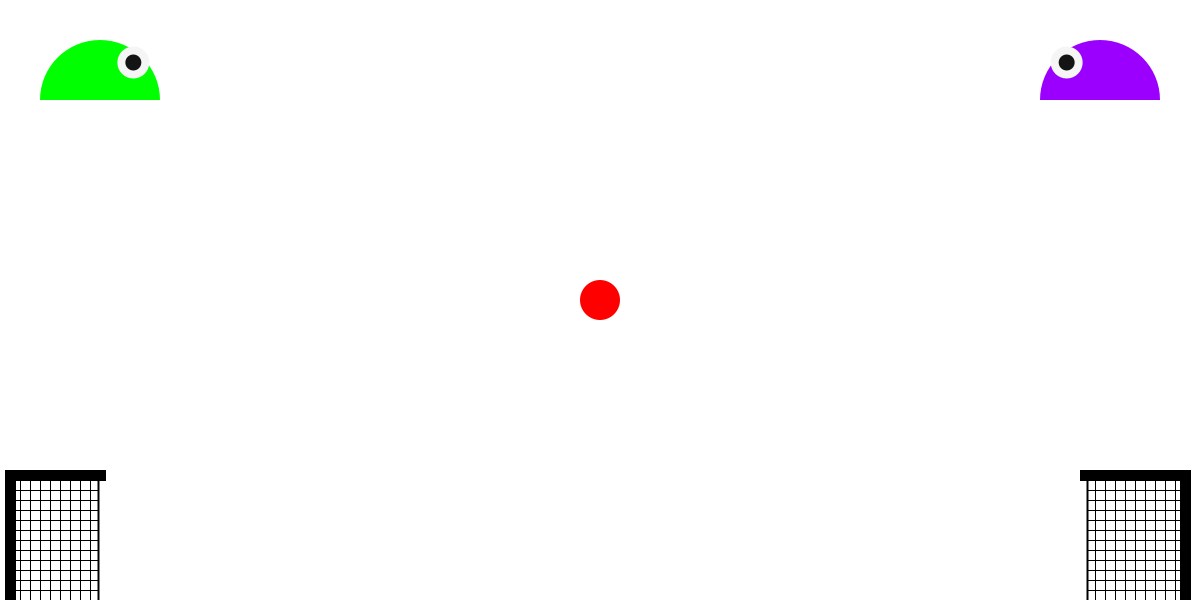
Frame 1 (no input)
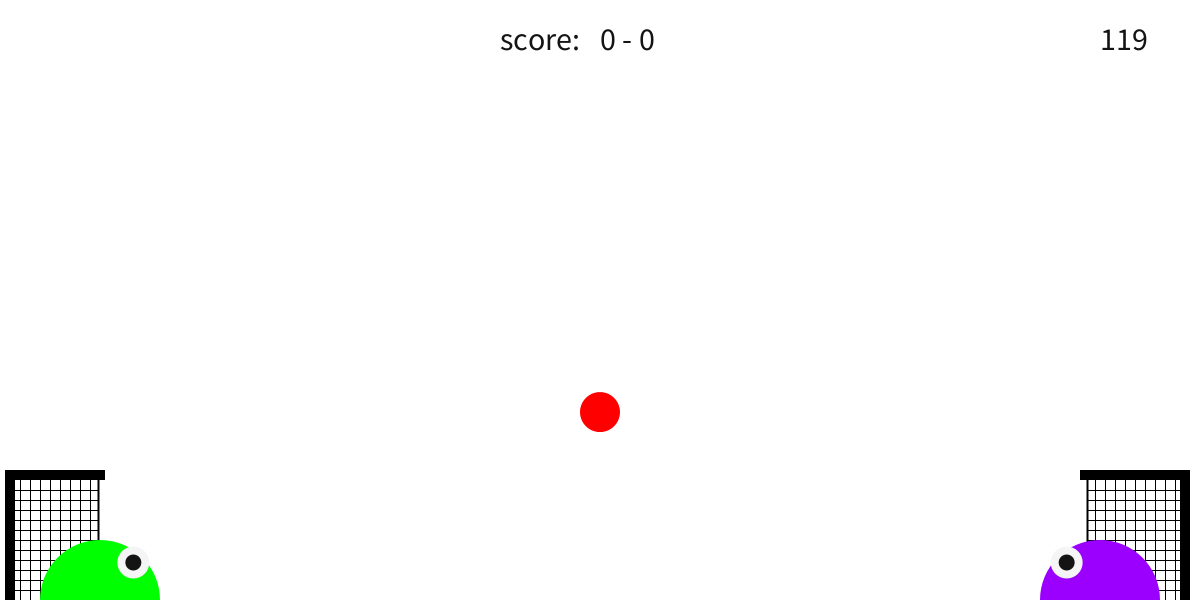
Frame 60 (the mouse pressed at the canvas centre just before this capture)
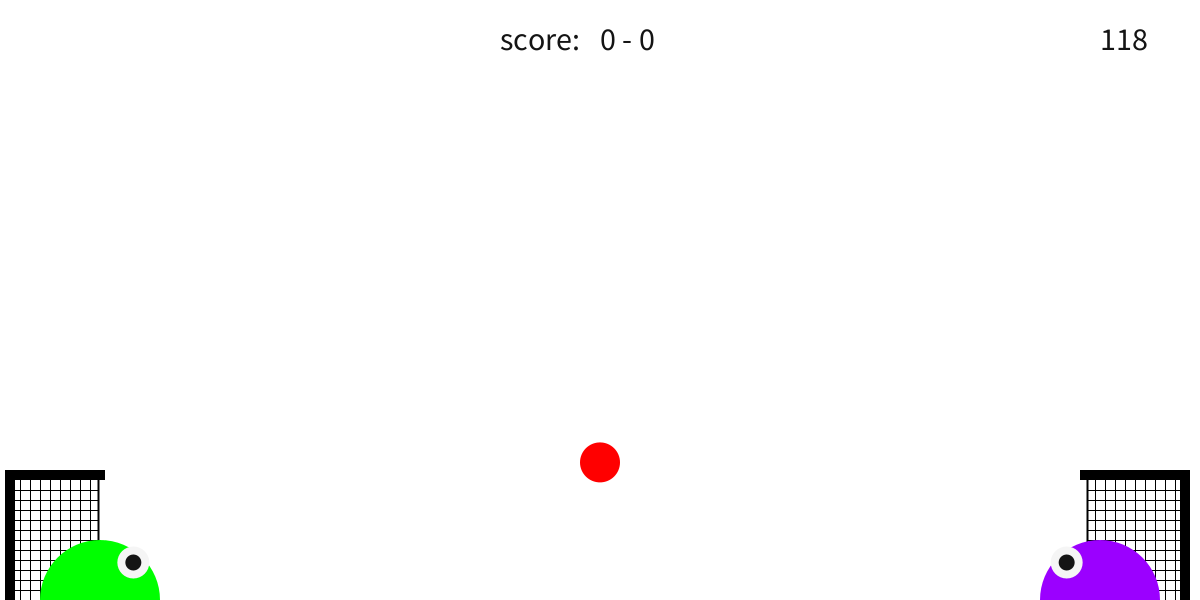
Frame 120 (the mouse held since frame 60 and released just before this capture)

The Processing sketch that drew these frames (run headless with seeded random() and noise(); from frame 60 on, the mouse is pressed at the canvas centre):

// Processing sketch: slime_soccer
// ── slime_soccer.pde
float g = 0.44;
int score1, score2;
ball b;
slime s;
slime2 s2;
int time;
int framerate;
boolean exit;

void setup() {
  size(1200, 600);
  b = new ball();
  s = new slime();
  s2 = new slime2();
  score1 = 0;
  score2 = 0;
  time = 120;
  framerate = 60;
  exit = false;
}

void draw() {
  background(255);
  frameRate(framerate);

  //pointtæller
  textSize(32);
  textMode(CENTER);
  text("score:", 500, 50);
  text(score1 + " - " + score2, 600, 50);

  //tid-tæller
  text(time, 1100, 50);
  if (time >= 1) {
    if (frameCount % 60 == 59) {
      time = time - 1;
    }
  }

  //stolper - v
  fill(0);
  rect(5, 470, 10, 130);
  rect(5, 470, 100, 10);

  //stolper - h
  rect(1180, 470, 10, 130);
  rect(1080, 470, 100, 10);

  //vertikale linjer - v
  stroke(0);
  strokeWeight(2);
  line(98, 475, 98, 600);
  strokeWeight(1);
  line(20, 475, 20, 600);
  line(30, 475, 30, 600);
  line(40, 475, 40, 600);
  line(50, 475, 50, 600);
  line(60, 475, 60, 600);
  line(70, 475, 70, 600);
  line(80, 475, 80, 600);
  line(90, 475, 90, 600);

  //vertikale linjer - h
  strokeWeight(2);
  line(1087, 475, 1087, 600);
  strokeWeight(1);
  line(1175, 475, 1175, 600);
  line(1165, 475, 1165, 600);
  line(1155, 475, 1155, 600);
  line(1145, 475, 1145, 600);
  line(1135, 475, 1135, 600);
  line(1125, 475, 1125, 600);
  line(1115, 475, 1115, 600);
  line(1105, 475, 1105, 600);
  line(1095, 475, 1095, 600);

  //horisontale linjer - v
  line(10, 490, 98, 490);
  line(10, 500, 98, 500);
  line(10, 510, 98, 510);
  line(10, 520, 98, 520);
  line(10, 530, 98, 530);
  line(10, 540, 98, 540);
  line(10, 550, 98, 550);
  line(10, 560, 98, 560);
  line(10, 570, 98, 570);
  line(10, 580, 98, 580);
  line(10, 590, 98, 590);

  //horisontale linjer - h
  line(1087, 490, 1187, 490);
  line(1087, 500, 1187, 500);
  line(1087, 510, 1187, 510);
  line(1087, 520, 1187, 520);
  line(1087, 530, 1187, 530);
  line(1087, 540, 1187, 540);
  line(1087, 550, 1187, 550);
  line(1087, 560, 1187, 560);
  line(1087, 570, 1187, 570);
  line(1087, 580, 1187, 580);
  line(1087, 590, 1187, 590);

  //plusser én til scoren hver gang bolden rammer venstre mål
  if (b.x.x < 98) {
    if (b.x.y > 480) {
      score2 = score2 + 1;
    }
  }

  //plusser én til scoren hver gang bolden rammer højre mål
  if (b.x.x > 1087) {
    if (b.x.y > 480) {
      score1 = score1 + 1;
    }
  }

  //teleporterer bolden til midten af banen hver gang der scores i venstre mål
  if (b.x.x < 98) {
    if (b.x.y > 480) {
      b.x.x = 600;
      b.x.y = 300;
      b.v.x = 0;
      b.v.y = 0;
    }
  } 

  //teleporterer bolden til midten af banen hver gang der scores
  if (b.x.x > 1087) {
    if (b.x.y > 480) {
      b.x.x = 600;
      b.x.y = 300;
      b.v.x = 0;
      b.v.y = 0;
    }
  } 


  s.render();
  b.render();
  s2.render();

  s.update();
  b.update();
  s2.update();

  //Stopper spillet ved 0 sekubnder, og viser scorer og fremhæver vinder af kampen
  if (time == 0) {
    framerate = 0;
    noStroke();
    fill(150, 50);
    rect(0, 200, 1200, 200);
    fill(255);
    textSize(100);
    text("SCORE:" + score1 + " - " + score2, 300, 350);
    if (score1 > score2) {
    fill(0);
    textSize(50);
    text("Venstre spiller vinder!", 350, 500);
    } if (score1 < score2) {
    fill(0);
    textSize(50);
    text("Højre spiller vinder!", 350, 500);
    } if (score1 == score2) {
    fill(0);
    textSize(50);
    text("Uafgjort", 470, 500);
    }
  }
}

void keyPressed() {
  if (key == 'w' || key == 'W') {
    s.jump = true;
  }
  if (key == 'a' || key == 'A') {
    s.moveLeft = true;
  }
  if (key == 'd' || key == 'D') {
    s.moveRight = true;
  }
  // Slime 2
  if (key == CODED) {
    if (keyCode == UP) {
      s2.jump = true;
    }
  }
  if (key == CODED) {
    if (keyCode == LEFT) {
      s2.moveLeft = true;
    }
  }
  if (key == CODED) {
    if (keyCode == RIGHT) {
      s2.moveRight = true;
    }
  } 
}

void keyReleased() {
  if (key == 'a' || key == 'A') {
    s.moveLeft = false;
  }
  if (key == 'd' || key == 'D') {
    s.moveRight = false;
  }
  //Slime 2
  if (key == CODED) {
    if (keyCode == LEFT) {
      s2.moveLeft = false;
    }
  }
  if (key == CODED) {
    if (keyCode == RIGHT) {
      s2.moveRight = false;
    }
  }
}

// ── ball.pde
class ball {
  PVector x, v;
  float r;

  ball() {
    x = new PVector(width/2, height/2);
    v = new PVector(0, 0);
    r = 20;
  }

  void render() {
    noStroke();
    fill(255, 0, 0);
    ellipse(x.x, x.y, 2*r, 2*r);
  }

  void update() {
    if (dist(x.x, x.y, s.x.x, s.x.y) < r + s.r) {
      bounce(s);
    } else {
      v.mult(0.99);
      v.y += g;
    }

    if (x.y == 0) {
      v.mult(0.7);
    }

    v.limit(20);
    x.add(v);

    //bold hopper på gulv
    if (x.y + r > height) {
      x.y = height - r;
      v.y = -v.y;
    } 
    //bold hopper på højre kant
    if (x.x + r > width) {
      x.x = width - r;
      v.x = -v.x;
    } 
    //bold hopper på venstre kant
    if (x.x - r < 0) {
      x.x = 0 + r;
      v.x = -v.x;
    }

    //bold hopper på venstre mål
    if (x.x < 100 && 485 > x.y) {
      if (x.y > 475) {
        x.y = x.y - 5;
        v.y = -v.y;
      }
    }
    
    //bold hopper på højre mål
    if (x.x > 1087 && 485 > x.y) {
      if (x.y > 475) {
        x.y = x.y - 5;
        v.y = -v.y;
      }
    }
  }

  void bounce(slime s) {
    PVector n = PVector.sub(x, s.x);
    float distanceCor = r + s.r - n.mag();
    n.normalize();
    v.sub(PVector.mult(n, 2*PVector.dot(n, v)));
    x.add(n.setMag(distanceCor));
    x.add(s.v);
    v.mult(1.5);
  }
}

// ── slime.pde
class slime {
  PVector x, v;
  float r;
  float eyesize;
  boolean jump, moveLeft, moveRight;

  slime() {
    r = 60;
    x = new PVector(100, 100);
    v = new PVector(0, 0);
    jump = false;
    moveLeft = false;
    moveRight = false;
    
    eyesize = 16;
  }

  void render() {
    noStroke();
    fill(0, 255, 0);
    ellipse(x.x, x.y, 2*r, 2*r);
    fill(255);
    rect(x.x-r, x.y, 2*r, r);
    
    // Eyes:
    fill(245);
    ellipse(x.x+r/1.8, x.y-r/1.6, eyesize*2, eyesize*2);    
    fill(20);
    ellipse(x.x+r/1.8, x.y-r/1.6, eyesize, eyesize);
  }

  void update() {
    v.y += g;
    
    if (moveLeft) {
      v.x += -8;
    }
    if (moveRight) {
      v.x += 8;
    }
    if (jump && x.y == height) {
      v.y = -10;
      jump = false;
    }

    x.add(v);

    if ( x.y > height) {
      x.y = height;
      v.y = 0;
    }

    v.x = 0;
  }
}

// ── slime2.pde
class slime2 {
  PVector x2, v2;
  float r;
  float eyesize;
  boolean jump, moveLeft, moveRight;

  slime2() {
    r = 60;
    x2 = new PVector(1100, 100);
    v2 = new PVector(0, 0);
    jump = false;
    moveLeft = false;
    moveRight = false;

    eyesize = 16;
  }

  void render() {
    noStroke();
    fill(155, 0, 255);
    arc(x2.x, x2.y, 2*r, 2*r, PI, 2*PI);

    // Eyes:
    fill(245);
    ellipse(x2.x-r/1.8, x2.y-r/1.6, eyesize*2, eyesize*2);    
    fill(20);
    ellipse(x2.x-r/1.8, x2.y-r/1.6, eyesize, eyesize);
  }

  void update() {
    v2.y += g;

    if (moveLeft) {
      v2.x += -8;
    }
    if (moveRight) {
      v2.x += 8;
    }
    if (jump && x2.y == height) {
      v2.y = -10;
      jump = false;
    }

    x2.add(v2);

    if (x2.y > height) {
      x2.y = height;
      v2.y = 0;
    }

    v2.x = 0;
    if (x2.x + r > width) {
      x2.x = width - r;
      v2.x = -v2.x;
    } 
    if (x2.x - r < 0) {
      x2.x = 0 + r;
      v2.x = -v2.x;
    }

  }
}
